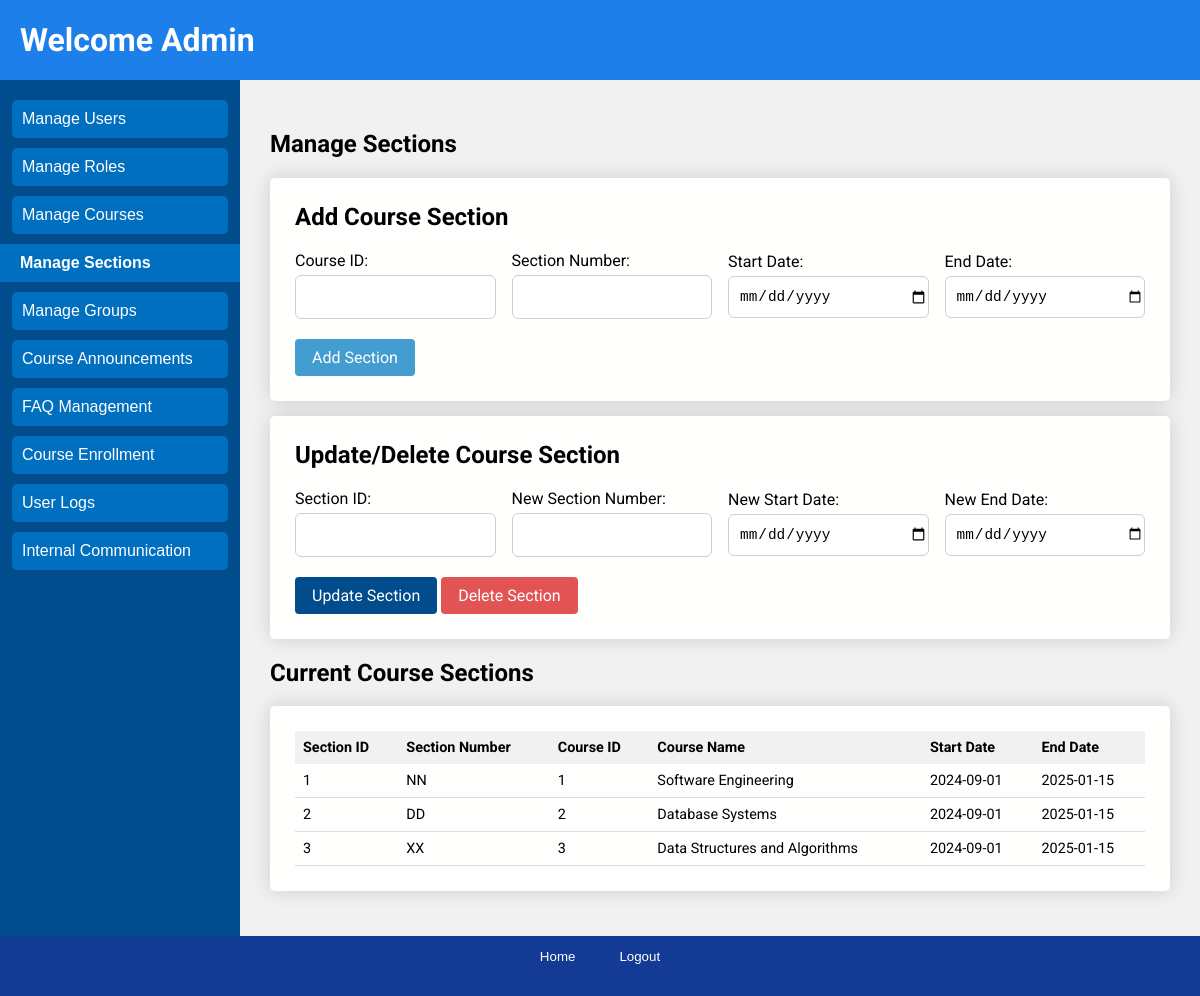
The app's page /users/admin/manage_sections.php with its own data.
### tables this page shows
CREATE TABLE IF NOT EXISTS CourseSection (
  SectionID INT AUTO_INCREMENT PRIMARY KEY,
  CourseID INT,
  SectionNumber VARCHAR(10),
  StartDate DATE,
  EndDate DATE,
  FOREIGN KEY (CourseID) REFERENCES Course(CourseID) ON DELETE CASCADE
);

CREATE TABLE IF NOT EXISTS Course (
  CourseID INT AUTO_INCREMENT PRIMARY KEY,
  CourseCode VARCHAR(10) UNIQUE NOT NULL,
  Name VARCHAR(255),
  StartDate DATE,
  EndDate DATE
);

### users/admin/manage_sections.php (the view, shortened to what this page needs)
<!DOCTYPE html>
<html lang="en">
<head>
    <link rel="stylesheet" href="../../css/index.css">
</head>
<body>
    <div class="page">
        <header class="header">
            <h1>Welcome Admin</h1>
        </header>
        <div class="sidebar">
            <button onclick="location.href='create_user.php'">Manage Users</button>
            <button onclick="location.href='manage_user.php'">Manage Roles</button>
            <button onclick="location.href='manage_courses.php'">Manage Courses</button>
            <button class="is-selected" onclick="location.href='manage_sections.php'">Manage Sections</button>
            <button onclick="location.href='manage_groups.php'">Manage Groups</button>
            <button onclick="location.href='manage_announcements.php'">Course Announcements</button>
            <button onclick="location.href='manage_faqs.php'">FAQ Management</button>
            <button onclick="location.href='enrolling_students.php'">Course Enrollment</button>
            <button onclick="location.href='logs.php'">User Logs</button>
            <button onclick="location.href='internal_email.php'">Internal Communication</button>
        </div>
        <main class="main">
            <div class="main-header">
                <h2>Manage Sections</h2>
            </div>
            <div class="table-wrapper">
                <h2>Add Course Section</h2>
                <form id="addSectionForm" class="inline-form">
                    <div class="label-input-body">
                        <div class="label-input">
                            <label for="courseID">Course ID:</label>
                            <input type="text" id="courseID" name="courseID" required>
                        </div>
                        <div class="label-input">
                            <label for="sectionNumber">Section Number:</label>
                            <input type="text" id="sectionNumber" name="sectionNumber" required>
                        </div>
                        <div class="label-input">
                            <label for="startDate">Start Date:</label>
                            <input type="date" id="startDate" name="startDate" required>
                        </div>
                        <div class="label-input">
                            <label for="endDate">End Date:</label>
                            <input type="date" id="endDate" name="endDate" required>
                        </div>
                    </div>
                    <div>
                        <button class="button is-primary" type="button" onclick="submitForm('addSectionForm');">Add Section</button>
                    </div>
                </form>
            </div>
            <div class="table-wrapper">
                <h2>Update/Delete Course Section</h2>
                <form class="inline-form" id="updateSectionForm">
                    <div class="label-input-body">
                        <div class="label-input">
                            <label for="sectionID">Section ID:</label>
                            <input type="text" id="sectionID" name="sectionID" required>
                        </div>
                        <div class="label-input">
                            <label for="newSectionNumber">New Section Number:</label>
                            <input type="text" id="newSectionNumber" name="newSectionNumber">
                        </div>
                        <div class="label-input">
                            <label for="newStartDate">New Start Date:</label>
                            <input type="date" id="newStartDate" name="newStartDate">
                        </div>
                        <div class="label-input">
                            <label for="newEndDate">New End Date:</label>
                            <input type="date" id="newEndDate" name="newEndDate">
                        </div>
                    </div>
                    <div>
                        <button class="button is-secondary" type="button" onclick="submitForm('updateSectionForm');">Update Section</button>
                        <button class="button is-delete" type="button" onclick="submitForm('updateSectionForm', 'delete');">Delete Section</button>
                    </div>
                </form>
            </div>
            <div class="table-container">
                <h2>Current Course Sections</h2>
                <div class="table-wrapper">
                    <table class="content-table">
                        <thead>
                            <tr>
                                <th>Section ID</th>
                                <th>Section Number</th>
                                <th>Course ID</th>
                                <th>Course Name</th>
                                <th>Start Date</th>
                                <th>End Date</th>
                            </tr>
                        </thead>
                        <tbody>
                            <?php
                            require_once '../../database.php';
                            try {
                                $sql = 'SELECT cs.SectionID, cs.SectionNumber, cs.CourseID, c.Name AS CourseName, cs.StartDate, cs.EndDate
                                        FROM CourseSection cs
                                        JOIN Course c ON cs.CourseID = c.CourseID';
                                $stmt = $pdo->query($sql);
                                while ($row = $stmt->fetch(PDO::FETCH_ASSOC)) {
                                    echo "<tr>
                                            <td>{$row['SectionID']}</td>
                                            <td>{$row['SectionNumber']}</td>
                                            <td>{$row['CourseID']}</td>
                                            <td>{$row['CourseName']}</td>
                                            <td>{$row['StartDate']}</td>
                                            <td>{$row['EndDate']}</td>
                                        </tr>";
                                }
                            } catch (PDOException $e) {
                                echo "Database error: " . $e->getMessage();
                            }
                            ?>
                        </tbody>
                    </table>
                </div>
            </div>
        </main>
        <footer class="footer">
            <button onclick="location.href='home.php'">Home</button>
            <button onclick="location.href='../../logout.php'">Logout</button>
        </footer>
    </div>
</body>
</html>

### css/global.css (style rules this page uses)
:root { --white: #fffffe; --red10: #e25454; --red20: #cb4c4c; --orange10: #dc852f; --green10: #75bb45; --green20: #68a83e; --blue10: #78C0E0; --blue20: #449DD1; --blue25: #3a83ad; --blue30: #192BC2; --blue40: #004C8C; --blue45: #013763; --blue50: #150578; --blue60: #0E0E52; --button: 500 0.875rem/1rem Roboto; }

### css/home.css (style rules this page uses)
body { font-family: "Roboto", Arial, sans-serif; margin: 0; background-color: #e9e9e9; }
.page { display: grid; grid-template-columns: 20% 1fr; grid-template-rows: 80px 1fr 60px; block-size: 100vh; grid-template-areas: "header header" "sidebar main" "footer footer"; }
.page .header { grid-area: header; background-color: #0e78eaed; color: white; padding-left: 20px; }
.page .sidebar { grid-area: sidebar; background-color: #004c8c; display: flex; flex-direction: column; align-items: center; gap: 10px; padding-top: 20px; }
.sidebar button { display: block; width: 90%; padding: 10px; font-size: 16px; color: white; background-color: #006fbf; border: none; border-radius: 5px; cursor: pointer; text-align: left; }
.sidebar button.is-selected { display: block; width: 100%; padding: 10px; padding-left: 20px; font-size: 16px; font-weight: 600; color: white; background-color: #006fbf; border: none; border-radius: 0; cursor: pointer; text-align: left; }
.page .main { grid-area: main; padding: 30px; background-color: #f1f1f1; overflow-y: auto; }
.page .footer { grid-area: footer; background-color: #133a94; color: white; padding: 10px; text-align: center; }
.footer button { background: none; border: none; color: white; padding: 1px 20px; cursor: pointer; }

### css/login.css (style rules this page uses)
body { font-family: "Roboto", Arial, sans-serif; margin: 0 ; }

### css/button.css (style rules this page uses)
.button { border: 1px solid transparent; padding-inline: 1rem; padding-block: .5rem; display: inline-block; font: var(--button-button); text-decoration: none; cursor: pointer; color: currentColor; background: transparent; border-radius: .25rem; }
.button.is-primary { background: var(--blue20); color: var(--white); }
.button.is-secondary { background: var(--blue40); color: var(--white); }
.button.is-delete { background: var(--red10); color: var(--white); }

### css/table.css (style rules this page uses)
.table-wrapper { padding: 25px; background: var(--white); box-shadow: 0 0 20px rgba(0, 0, 0, 0.15); border-radius: 5px; min-width: 600px; margin-block-end: 15px; }
.table-wrapper h2, h3 { margin-block-start: 0; }
.content-table { border-collapse: collapse; font-size: 0.9em; min-width: 400px; width: 100%; text-align: left; }
.content-table thead th { background-color: #f1f1f1; }
.content-table thead tr { text-align: left; }
.content-table th, .content-table td { padding: .5rem; }
.content-table tbody tr { border-bottom: 1px solid #dddddd; }

### css/form.css (style rules this page uses)
.inline-form { display: flex; flex-direction: column; gap: 20px; }
.inline-form input { height: 40px; border: 1px solid #d0d0d0; border-radius: 6px; padding-inline-start: 10px; font-size: 0.9rem; }
.label-input input { height: 40px; }
.input-body, .label-input-body { display: flex; gap: 1rem; flex-wrap: wrap; align-items: center; }
.label-input { display: flex; flex-direction: column; flex: 1; gap: 5px; }

### records on screen
coursesection: SectionID "1", SectionNumber "NN", CourseID "1", CourseID.Name "Software Engineering", StartDate "2024-09-01", EndDate "2025-01-15"
coursesection: SectionID "2", SectionNumber "DD", CourseID "2", CourseID.Name "Database Systems", StartDate "2024-09-01", EndDate "2025-01-15"
coursesection: SectionID "3", SectionNumber "XX", CourseID "3", CourseID.Name "Data Structures and Algorithms", StartDate "2024-09-01", EndDate "2025-01-15"
